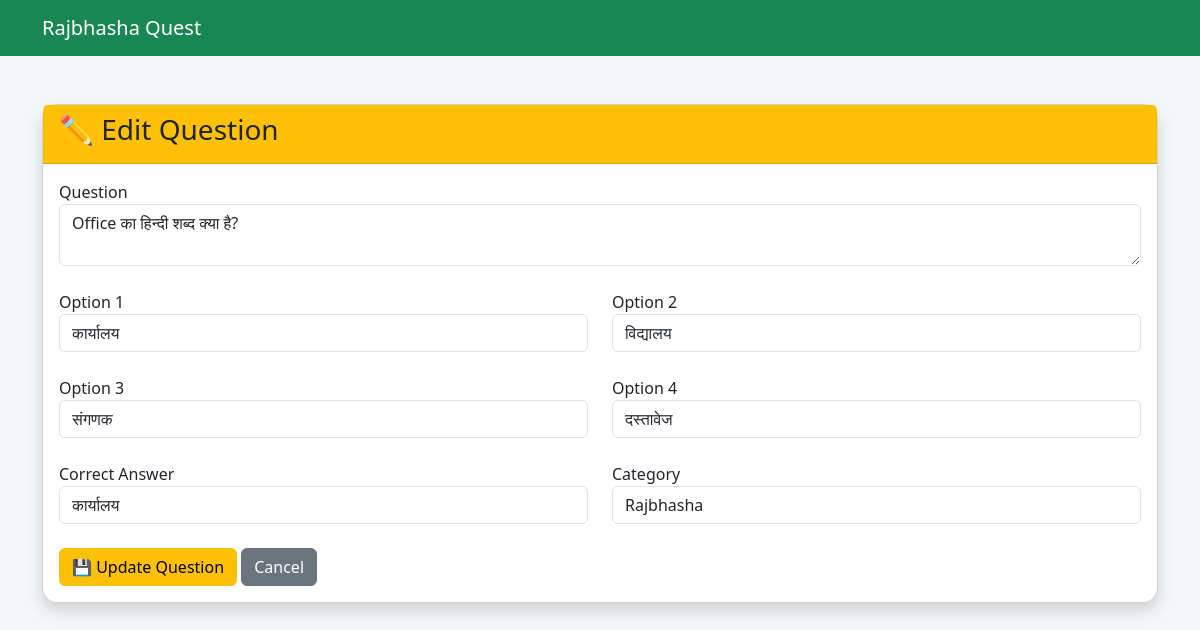
/edit_question/4 (signed in), run on the app's committed database.
### tables this page shows
CREATE TABLE questions(
        id INTEGER PRIMARY KEY AUTOINCREMENT,
        question TEXT,
        option1 TEXT,
        option2 TEXT,
        option3 TEXT,
        option4 TEXT,
        answer TEXT,
        category TEXT
    );

### app.py (the view, shortened to what this page needs)
@app.route("/edit_question/<int:id>", methods=["GET", "POST"])
def edit_question(id):
    if "admin" not in session:
        return redirect("/admin")
    conn = get_connection()
    question = conn.execute(
        "SELECT * FROM questions WHERE id=?",
        (id,)
    ).fetchone()
    conn.close()
    return render_template(
        "edit_question.html",
        question=question
    )

### app.py (called while the page is built)
def get_connection():
    conn = sqlite3.connect(DATABASE)
    conn.row_factory = sqlite3.Row
    return conn

### templates/edit_question.html
{% extends "base.html" %}
{% block content %}
<div class="container mt-5">
<div class="card shadow">
<div class="card-header bg-warning">
<h3>✏ Edit Question</h3>
</div>
<div class="card-body">
<form method="POST">
<label>Question</label>
<textarea
name="question"
class="form-control"
required>{{ question["question"] }}</textarea>
<br>
<div class="row">
<div class="col-md-6">
<label>Option 1</label>
<input
class="form-control"
name="option1"
value="{{ question['option1'] }}"
required>
</div>
<div class="col-md-6">
<label>Option 2</label>
<input
class="form-control"
name="option2"
value="{{ question['option2'] }}"
required>
</div>
</div>
<br>
<div class="row">
<div class="col-md-6">
<label>Option 3</label>
<input
class="form-control"
name="option3"
value="{{ question['option3'] }}"
required>
</div>
<div class="col-md-6">
<label>Option 4</label>
<input
class="form-control"
name="option4"
value="{{ question['option4'] }}"
required>
</div>
</div>
<br>
<div class="row">
<div class="col-md-6">
<label>Correct Answer</label>
<input
class="form-control"
name="answer"
value="{{ question['answer'] }}"
required>
</div>
<div class="col-md-6">
<label>Category</label>
<input
class="form-control"
name="category"
value="{{ question['category'] }}"
required>
</div>
</div>
<br>
<button class="btn btn-warning">
💾 Update Question
</button>
<a href="/questions" class="btn btn-secondary">
Cancel
</a>
</form>
</div>
</div>
</div>
{% endblock %}

### static/css/style.css (style rules this page uses)
body { background:#f4f7f9; }
.card { border-radius:15px; }

### data on the page
questions: question "Office का हिन्दी शब्द क्या है?", option1 "कार्यालय", option2 "विद्यालय", option3 "संगणक", option4 "दस्तावेज", answer "कार्यालय", category "Rajbhasha"
